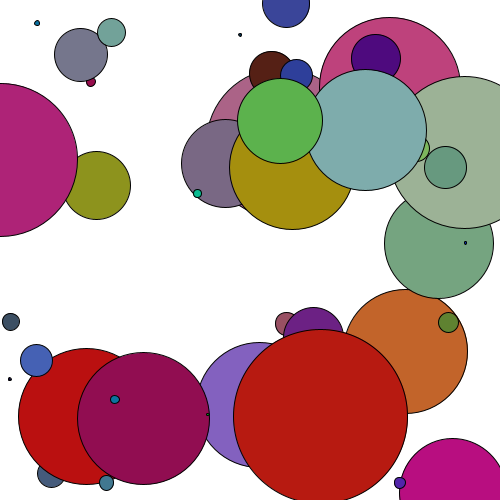
Frame 1 (no input)
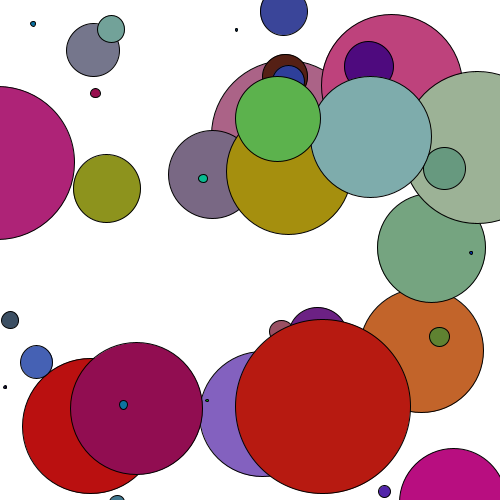
Frame 60 (the mouse pressed at the canvas centre just before this capture)
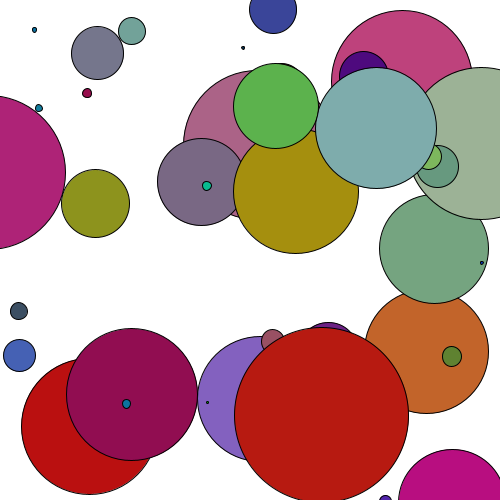
Frame 120 (the mouse held since frame 60 and released just before this capture)

The Processing sketch that drew these frames (run headless with seeded random() and noise(); from frame 60 on, the mouse is pressed at the canvas centre):

// Processing sketch: processing_168899
// ── processing_168899.pde


Cell[] myCells = new Cell[50];


void setup() {
  size(500, 500);
  for (int i = 0; i < myCells.length; i ++) {
    myCells[i] = new Cell();
  }
}

void draw() {
  background(255);
  for (int i=0; i< myCells.length; i++) {
    myCells[i].display();
    myCells[i].update();
  }
}

//this is the cell classe. We defnie it in two parts. First we delare its variables:

class Cell{
  
  float xlocation;
  float ylocation;
  float dia;
  boolean isseed;
  float cellred, cellgreen, cellblue;
  float lineweight;
    float a = 200;
    float b = 200;
  float c = 200;
  // assigning random rgb
  float r=random(a);
        float r2=random(b);
        float r3=random(c);
  
//then we construct it - using a 'constructor 
  
  Cell(){
  
    xlocation = random(0,500);
    ylocation = random(0,500);
    dia = random(r);
    isseed = false;
    cellred = 255;
    cellgreen = 255;
    cellblue = 255;
    lineweight = 0.1;
  }
  
  void display(){
    stroke(lineweight);
     

    fill(r,r2,r3);
    ellipse(xlocation, ylocation, dia,dia);
  }
  void update(){
    xlocation = xlocation+random(-2,2);
    ylocation = ylocation+random(-2,2);
  }
}


  
  
    
  
